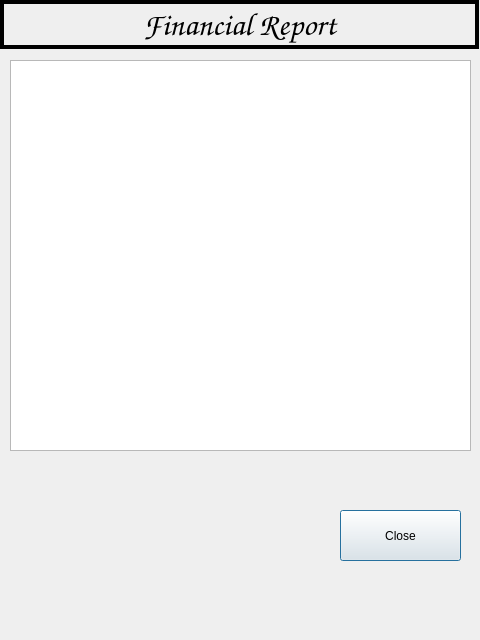
<?xml version="1.0" encoding="UTF-8"?>
<ui version="4.0">
 <class>ReportDialog</class>
 <widget class="QDialog" name="ReportDialog">
  <property name="geometry">
   <rect>
    <x>0</x>
    <y>0</y>
    <width>480</width>
    <height>640</height>
   </rect>
  </property>
  <property name="windowTitle">
   <string>Dialog</string>
  </property>
  <widget class="QLabel" name="titleLabel">
   <property name="geometry">
    <rect>
     <x>0</x>
     <y>0</y>
     <width>479</width>
     <height>49</height>
    </rect>
   </property>
   <property name="font">
    <font>
     <family>Comic Sans MS</family>
     <pointsize>24</pointsize>
     <bold>true</bold>
    </font>
   </property>
   <property name="cursor">
    <cursorShape>CrossCursor</cursorShape>
   </property>
   <property name="frameShape">
    <enum>QFrame::Shape::Box</enum>
   </property>
   <property name="frameShadow">
    <enum>QFrame::Shadow::Plain</enum>
   </property>
   <property name="lineWidth">
    <number>4</number>
   </property>
   <property name="text">
    <string>Financial Report</string>
   </property>
   <property name="alignment">
    <set>Qt::AlignmentFlag::AlignCenter</set>
   </property>
  </widget>
  <widget class="QWidget" name="chartContainer" native="true">
   <property name="geometry">
    <rect>
     <x>10</x>
     <y>440</y>
     <width>321</width>
     <height>191</height>
    </rect>
   </property>
  </widget>
  <widget class="QPushButton" name="btnClose">
   <property name="geometry">
    <rect>
     <x>340</x>
     <y>510</y>
     <width>121</width>
     <height>51</height>
    </rect>
   </property>
   <property name="text">
    <string>Close</string>
   </property>
  </widget>
  <widget class="QTextEdit" name="plainTextReport">
   <property name="geometry">
    <rect>
     <x>10</x>
     <y>60</y>
     <width>461</width>
     <height>391</height>
    </rect>
   </property>
   <property name="readOnly">
    <bool>true</bool>
   </property>
  </widget>
 </widget>
 <resources/>
 <connections/>
</ui>
